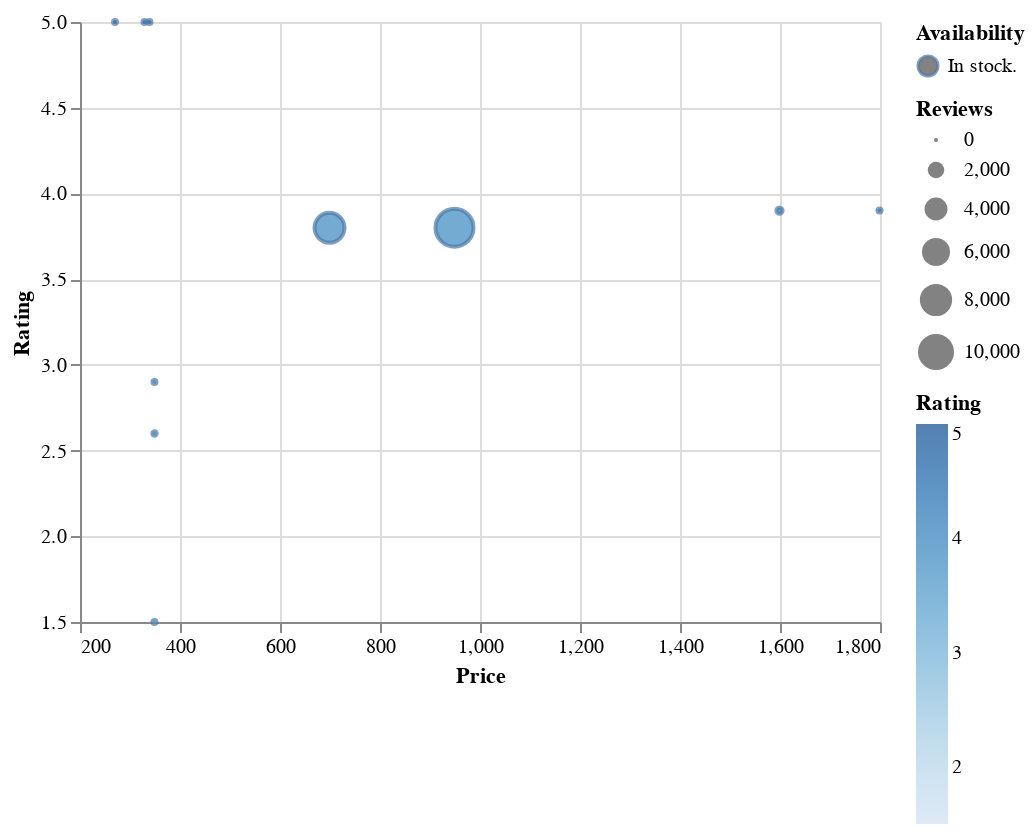

Notebook cell for this chart:
### Code cell
alt.Chart(prod_df).mark_point().encode(
    alt.Y("Rating:Q",
          scale=alt.Scale(zero=False)
    ),
    alt.X("Price:Q",scale=alt.Scale(zero=False)),
    size="Reviews:Q",
    fill="Rating:Q",
    color="Availability",
    tooltip=['Title','Reviews:N','Rating:Q','Price:Q']
)

### Figure 1 — Vega-Lite specification as saved in the notebook (floating-point values rounded to 4 significant figures)
{"config": {"view": {"continuousWidth": 400, "continuousHeight": 300}}, "data": {"name": "data-cca0a8192d1d07017dc3337c662ed963"}, "mark": "point", "encoding": {"color": {"type": "nominal", "field": "Availability"}, "fill": {"type": "quantitative", "field": "Rating"}, "size": {"type": "quantitative", "field": "Reviews"}, "tooltip": [{"type": "nominal", "field": "Title"}, {"type": "nominal", "field": "Reviews"}, {"type": "quantitative", "field": "Rating"}, {"type": "quantitative", "field": "Price"}], "x": {"type": "quantitative", "field": "Price", "scale": {"zero": false}}, "y": {"type": "quantitative", "field": "Rating", "scale": {"zero": false}}}, "$schema": "https://vega.github.io/schema/vega-lite/v4.8.1.json", "datasets": {"data-cca0a8192d1d07017dc3337c662ed963": [{"Id": "B07JG585X3", "Name": "Walmeck-Headphones-Retractable-Hands-Free-Multi-Point", "Title": "Walmeck Fineblue F980 Clip-on Bluetooth 4.0 Headphones Cable Retractable Earphone Stereo Music Headsets Vibration Alert Hands-Free w/Microphone Multi-Point Connection", "Url": "/Walmeck-Headphones-Retractable-Hands-Free-Multi-Point/dp/B07JG585X3/ref=sr_1_3?dchild=1&keywords=clip-on+bluetooth+headphone&qid=1616565014&sr=8-3", "Price": "3339.00", "Rating": null, "Reviews": null, "Availability": "In stock."}, {"Id": "B08YWPT7DN", "Name": "TEZINICX-Bluetooth-Cancellation-Headphone-Smartphone", "Title": "TEZINICX Combo Single Ear K1 Earphone with Magnetic Wireless Bluetooth Neckband Built-in Mic Noise Cancellation Headphone for All Android Smartphone & iOS Devices", "Url": "/TEZINICX-Bluetooth-Cancellation-Headphone-Smartphone/dp/B08YWPT7DN/ref=sr_1_4?dchild=1&keywords=clip-on+bluetooth+headphone&qid=1616565014&sr=8-4", "Price": "270.00", "Rating": "5.0", "Reviews": "1 ", "Availability": "In stock."}, {"Id": "B08YR5J293", "Name": "REDOCKS-Bluetooth-Cancellation-Headphone-Smartphone", "Title": "REDOCKS Combo Single Ear K1 Earphone with Magnetic Wireless Bluetooth Neckband Built-in Mic Noise Cancellation Headphone for All Android Smartphone & iOS Devices", "Url": "/REDOCKS-Bluetooth-Cancellation-Headphone-Smartphone/dp/B08YR5J293/ref=sr_1_5?dchild=1&keywords=clip-on+bluetooth+headphone&qid=1616565014&sr=8-5", "Price": "329.00", "Rating": "5.0", "Reviews": "2 ", "Availability": "In stock."}, {"Id": "B08NYL9Z39", "Name": "esuav-Bluetooth-Headphones-Hands-Free-Microphone", "Title": "esuav B11 Bluetooth Wireless Headphones Sport Stereo Headsets Hands-Free with Microphone and Neckband for Android and iOS Devices (Multi Colored) (Standard) (Black)", "Url": "/esuav-Bluetooth-Headphones-Hands-Free-Microphone/dp/B08NYL9Z39/ref=sr_1_6?dchild=1&keywords=clip-on+bluetooth+headphone&qid=1616565014&sr=8-6", "Price": "349.00", "Rating": "1.5", "Reviews": "2 ", "Availability": "In stock."}, {"Id": "B077GVC4CK", "Name": "JVC-HA-EC20BT-Headphones-Bluetooth-Connectivity", "Title": "JVC HA-EC20BT Sports Ear Clip Headphones, Bluetooth Connectivity, Sweat Proof IPX2 (Black)", "Url": "/JVC-HA-EC20BT-Headphones-Bluetooth-Connectivity/dp/B077GVC4CK/ref=sr_1_7?dchild=1&keywords=clip-on+bluetooth+headphone&qid=1616565014&sr=8-7", "Price": "1799.00", "Rating": "3.9", "Reviews": "6 ", "Availability": "In stock."}, {"Id": "B08SMHZF8T", "Name": "GO-SHOPS-Bluetooth-Cancellation-Smartphone", "Title": "GO SHOPS D01 Combo of Neckband Magnetic Wireless Bluetooth Earphone with Mic & S530 Mini Bluetooth Earphone with Mic, Noise Cancellation Headset for All Latest Smartphone & iOS Devices", "Url": "/GO-SHOPS-Bluetooth-Cancellation-Smartphone/dp/B08SMHZF8T/ref=sr_1_8?dchild=1&keywords=clip-on+bluetooth+headphone&qid=1616565014&sr=8-8", "Price": "349.00", "Rating": "2.6", "Reviews": "28 ", "Availability": "In stock."}, {"Id": "B07JF8DJMM", "Name": "Walmeck-Headphones-Retractable-Hands-Free-Multi-Point", "Title": "Walmeck Fineblue F980 Clip-on Bluetooth 4.0 Headphones Cable Retractable Earphone Stereo Music Headsets Vibration Alert Hands-Free w/Microphone Multi-Point Connection", "Url": "/Walmeck-Headphones-Retractable-Hands-Free-Multi-Point/dp/B07JF8DJMM/ref=sr_1_9?dchild=1&keywords=clip-on+bluetooth+headphone&qid=1616565014&sr=8-9", "Price": "3339.00", "Rating": null, "Reviews": null, "Availability": "In stock."}, {"Id": "B07DNTF5TQ", "Name": "Leaf-Wireless-Bluetooth-Headphones-Cushions", "Title": "Leaf Bass Wireless Bluetooth Headphones with Hi-Fi Mic and 10 Hours Battery Life, Over Ear Headphones with Super Soft Cushions and Deep Bass (Carbon Black)", "Url": "/Leaf-Wireless-Bluetooth-Headphones-Cushions/dp/B07DNTF5TQ/ref=sr_1_10_mod_primary_lightning_deal?dchild=1&keywords=clip-on+bluetooth+headphone&qid=1616565014&sbo=Tc8eqSFhUl4VwMzbE4fw%2Fw%3D%3D&smid=A14CZOWI0VEHLG&sr=8-10", "Price": "949.00", "Rating": "3.8", "Reviews": "11162 ", "Availability": "In stock."}, {"Id": "B07KJ3PW5X", "Name": "Drumstone-Bluetooth-Transmitter-Wireless-Receiver", "Title": "Drumstone Bluetooth Bs19C Sports Headset with Mic with Audio Bluetooth Transmitter Clip-On Wireless Car Music Receiver for One Plus 6 & Poco F1", "Url": "/Drumstone-Bluetooth-Transmitter-Wireless-Receiver/dp/B07KJ3PW5X/ref=sr_1_13?dchild=1&keywords=clip-on+bluetooth+headphone&qid=1616565014&sr=8-13", "Price": "479.00", "Rating": null, "Reviews": null, "Availability": "In stock."}, {"Id": "B07L2TJSKJ", "Name": "Portronics-POR-012-Bluetooth-Headphones-Immersive", "Title": "Portronics POR-012 Muffs G Wireless Bluetooth 4.2 Stereo On-Ear Foldable Headphones with Immersive Stereo Sound Hands Free Mic (Grey)", "Url": "/Portronics-POR-012-Bluetooth-Headphones-Immersive/dp/B07L2TJSKJ/ref=sr_1_14?dchild=1&keywords=clip-on+bluetooth+headphone&qid=1616565014&sr=8-14", "Price": "1599.00", "Rating": "3.9", "Reviews": "183 ", "Availability": "In stock."}, {"Id": "B08WLCXCDJ", "Name": "EASYSHOP-Neckband-Bluetooth-Waterproof-Headphone", "Title": "EASYSHOP HBS-730 Neckband Wireless Bluetooth Waterproof Headset with K1 Single Ear Wireless Bluetooth Earphone Headphone for Calling & Music with mic", "Url": "/EASYSHOP-Neckband-Bluetooth-Waterproof-Headphone/dp/B08WLCXCDJ/ref=sr_1_15?dchild=1&keywords=clip-on+bluetooth+headphone&qid=1616565014&sr=8-15", "Price": "449.00", "Rating": null, "Reviews": null, "Availability": "In stock."}, {"Id": "B08X2CLNS4", "Name": "LUZWE-S53MG-Cancellation-All-Smartphone", "Title": "LUZWE S53MG Combo Magnetic Wireless Bluetooth Neckband with S530 Mini Earphone Built in Mic, HD Clear Voice, Noise Cancellation Headset for All Android/iOS Smartphone", "Url": "/LUZWE-S53MG-Cancellation-All-Smartphone/dp/B08X2CLNS4/ref=sr_1_16?dchild=1&keywords=clip-on+bluetooth+headphone&qid=1616565014&sr=8-16", "Price": "339.00", "Rating": "5.0", "Reviews": "2 ", "Availability": "In stock."}, {"Id": "B08X71P34K", "Name": "Lowfe-Bluetooth-Cancellation-All-Smartphone", "Title": "Lowfe D01 Combo of Neckband Magnetic Wireless Bluetooth Earphone with Mic & S530 Mini Bluetooth Earphone with Mic, Noise Cancellation Headset for All Latest Smartphone & iOS Devices", "Url": "/Lowfe-Bluetooth-Cancellation-All-Smartphone/dp/B08X71P34K/ref=sr_1_17?dchild=1&keywords=clip-on+bluetooth+headphone&qid=1616565014&sr=8-17", "Price": "349.00", "Rating": "2.9", "Reviews": "4 ", "Availability": "In stock."}, {"Id": "B07LG2CRYC", "Name": "Boult-Audio-Bluetooth-Earphones-Sweatproof", "Title": "Boult Audio AirBass Monopod in-Ear Wireless Bluetooth Earphones with inbuilt Mic and IPX4 Sweatproof (Black)", "Url": "/Boult-Audio-Bluetooth-Earphones-Sweatproof/dp/B07LG2CRYC/ref=sr_1_18?dchild=1&keywords=clip-on+bluetooth+headphone&qid=1616565014&sr=8-18", "Price": "699.00", "Rating": "3.8", "Reviews": "6870 ", "Availability": "In stock."}, {"Id": "B08VDXJPCN", "Name": "Wireless-Bluetooth-Headphone-Microphone-Compatible", "Title": "Vebeto® Wireless Bluetooth Headphone Neckband Headset On Ear Microphone FM Radio Music Player Portable Foldable Earphone SD/TF Card Slot Android iOS Windows Compatible Sports Handsfree Calling - Pink", "Url": "/Wireless-Bluetooth-Headphone-Microphone-Compatible/dp/B08VDXJPCN/ref=sr_1_19?dchild=1&keywords=clip-on+bluetooth+headphone&qid=1616565014&sr=8-19", "Price": "589.00", "Rating": null, "Reviews": null, "Availability": "In stock."}, {"Id": "B08YZ3NVZW", "Name": "Lowfe-Bluetooth-Headphones-All-Smartphones", "Title": "Lowfe T003 Wireless Bluetooth Headphones, Headset with Mic and Sound Button Earphone for Mi Note 5/6/7 Pro, 6A, Y2, A2, A1, Y3 All Smartphones (Black)", "Url": "/Lowfe-Bluetooth-Headphones-All-Smartphones/dp/B08YZ3NVZW/ref=sr_1_20?dchild=1&keywords=clip-on+bluetooth+headphone&qid=1616565014&sr=8-20", "Price": "249.00", "Rating": null, "Reviews": null, "Availability": "In stock."}]}}
